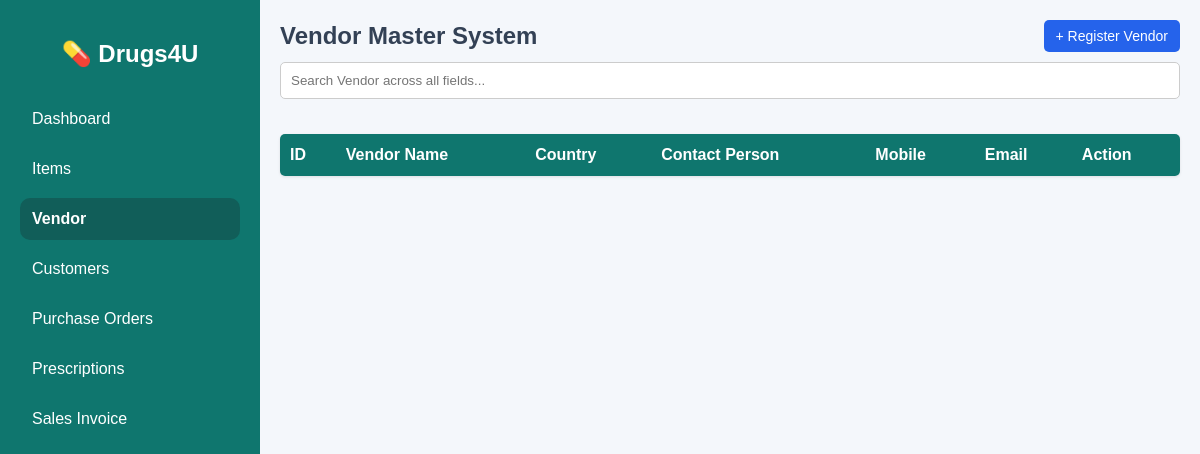
/vendor.php, run on an earlier commit of the app's database.
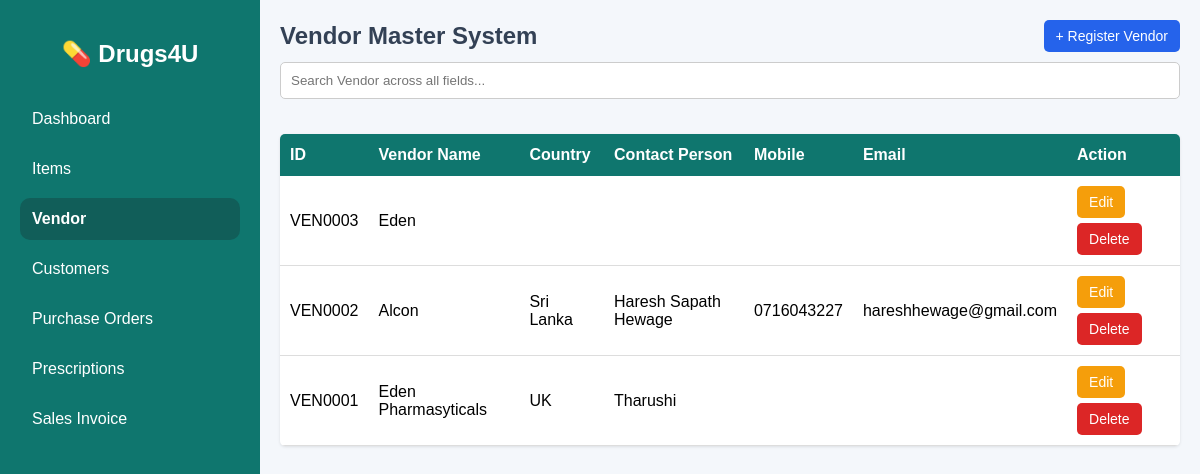
And on a later commit of the database.
### tables this page shows
CREATE TABLE `vendor_master` (
  `id` int(11) NOT NULL,
  `vendor_id` varchar(20) NOT NULL,
  `vendor_name` varchar(150) NOT NULL,
  `business_registration` varchar(100) DEFAULT NULL,
  `country` varchar(100) DEFAULT NULL,
  `postal_code` varchar(20) DEFAULT NULL,
  `address1` text DEFAULT NULL,
  `address2` text DEFAULT NULL,
  `contact_person` varchar(100) DEFAULT NULL,
  `mobile` varchar(30) DEFAULT NULL,
  `contact_no` varchar(30) DEFAULT NULL,
  `fax` varchar(30) DEFAULT NULL,
  `email` varchar(150) DEFAULT NULL,
  `created_at` timestamp NOT NULL DEFAULT current_timestamp()
);

### vendor.php (the view, shortened to what this page needs)
<?php
include 'connection.php';
function runQuery($conn, $sql){
    $result = mysqli_query($conn, $sql);
    return $result;
}
$vendor_list = runQuery($conn, "SELECT * FROM vendor_master ORDER BY vendor_id DESC");
?>
<!DOCTYPE html>
<html lang="en">
<head>
</head>
<body>
<div class="wrapper">
    <div class="sidebar">
        <h2>💊 Drugs4U</h2>
        <a href="dashboard.php">Dashboard</a>
        <a href="item.php">Items</a>
        <a href="vendor.php" class="active">Vendor</a>
        <a href="customer_list.php">Customers</a>
        <a href="purchase_order.php">Purchase Orders</a>
        <a href="prescription_list.php">Prescriptions</a>
        <a href="sales_invoice.php">Sales Invoice</a>
    </div>
    <div class="main-content">
        <div class="top-bar">
            <h2>Vendor Master System</h2>
            <div class="action-buttons">
                <button class="po-btn" onclick="openVendorPopup()">+ Register Vendor</button>
            </div>
        </div>
        <div class="filter-bar">
            <input type="text" id="searchBox" placeholder="Search Vendor across all fields..." onkeyup="searchTable()">
        </div>
        <div class="container">
            <div class="table-responsive">
                <table id="vendorTable">
                    <tr>
                        <th>ID</th>
                        <th>Vendor Name</th>
                        <th>Country</th>
                        <th>Contact Person</th>
                        <th>Mobile</th>
                        <th>Email</th>
                        <th>Action</th>
                    </tr>
                    <?php while($row = mysqli_fetch_assoc($vendor_list)){ ?>
                    <tr>
                        <td><?= $row['vendor_id'] ?></td>
                        <td><?= $row['vendor_name'] ?></td>
                        <td><?= $row['country'] ?></td>
                        <td><?= $row['contact_person'] ?></td>
                        <td><?= $row['mobile'] ?></td>
                        <td><?= $row['email'] ?></td>
                        <td>
                            <div class="action-cell">
                                <a href="?edit_vendor=<?= urlencode($row['vendor_id']) ?>"><button class="edit-btn">Edit</button></a>
                                <a href="?delete_vendor=<?= urlencode($row['vendor_id']) ?>" onclick="return confirm('Delete Vendor master data permanently?')"><button class="del-btn">Delete</button></a>
                            </div>
                        </td>
                    </tr>
                    <?php } ?>
                </table>
            </div>
        </div>
    </div>
</div>
</body>
</html>

What changed in the data, as far as the page shows it:
added vendor_master: vendor "VEN0003", vendor_name "Eden"
added vendor_master: vendor "VEN0002", vendor_name "Alcon", country "Sri Lanka", contact_person "Haresh Sapath Hewage", mobile "0716043227", email "hareshhewage@gmail.com"
added vendor_master: vendor "VEN0001", vendor_name "Eden Pharmasyticals", country "UK", contact_person "Tharushi"
